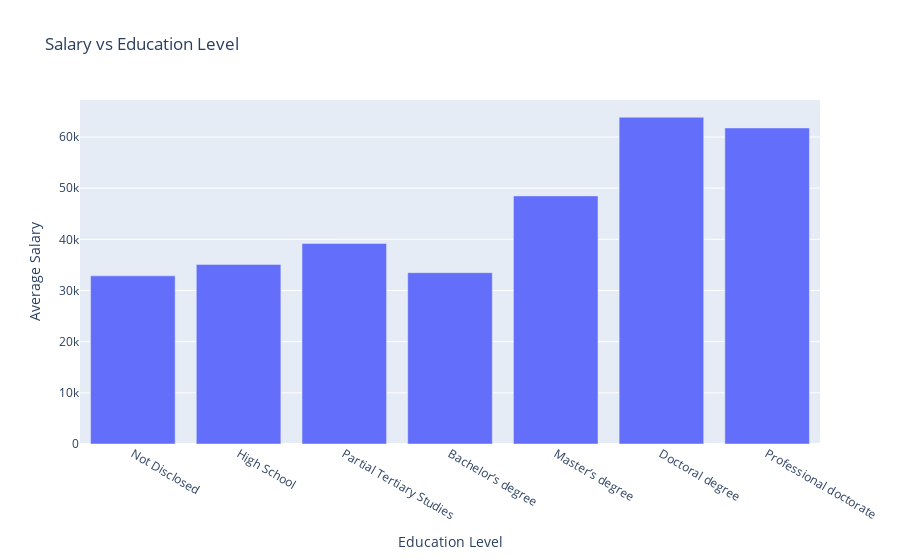

This figure's notebook cell:
### Markdown cell above
From this visualization, it can be see that there is an gradual increase in the average salary from 18-21 years old all the way up to 45-49 years old. After that, the average salary fluctuates and does not have a definitive upward trend. One of the most significant jump is from the 25-29 age group to 30-34 age group, having around a 16K increase in average salary. 

## 2.5 Average Salary with respect to education level

In this section, we shall explore the correlation of the salary with respect to the participants' education level

### Code cell
temp = df[(df.compensation > 0) & (df.education_level.notna())].groupby('education_level').mean()

fig = px.bar(temp, x=temp.index, y='compensation', title='Salary vs Education Level', 
             category_orders={'education_level':['Not Disclosed','High School', 'Partial Tertiary Studies','Bachelor’s degree','Master’s degree', 'Doctoral degree','Professional doctorate']})
fig.update_layout(xaxis_title='Education Level', yaxis_title='Average Salary')

### Figure 1 — Plotly figure (JSON) as saved in the notebook; plotly's stock layout.template omitted (floating-point values rounded to 4 significant figures)
{"data": [{"alignmentgroup": "True", "hovertemplate": "education_level=%{x}<br>compensation=%{y}<extra></extra>", "legendgroup": "", "marker": {"color": "#636efa", "pattern": {"shape": ""}}, "name": "", "offsetgroup": "", "orientation": "v", "showlegend": false, "textposition": "auto", "type": "bar", "x": ["Bachelor’s degree", "Doctoral degree", "High School", "Master’s degree", "Not Disclosed", "Partial Tertiary Studies", "Professional doctorate"], "xaxis": "x", "y": [33480.0, 63860.0, 35100.0, 48480.0, 32860.0, 39170.0, 61770.0], "yaxis": "y"}], "layout": {"barmode": "relative", "legend": {"tracegroupgap": 0}, "title": {"text": "Salary vs Education Level"}, "xaxis": {"anchor": "y", "categoryarray": ["Not Disclosed", "High School", "Partial Tertiary Studies", "Bachelor’s degree", "Master’s degree", "Doctoral degree", "Professional doctorate"], "categoryorder": "array", "domain": [0, 1], "title": {"text": "Education Level"}}, "yaxis": {"anchor": "x", "domain": [0, 1], "title": {"text": "Average Salary"}}}}
